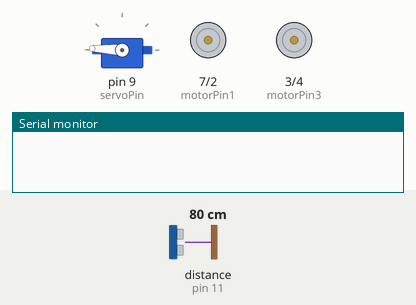
The sketch below on a simulated Teensy 3. On the bench: servo, motor-driver pin pairs drawn as motors (green arrow = first pin HIGH = forward, orange = second pin HIGH = backward, longer = more drive, scaled by the enable pin), the last lines printed to the serial monitor. Inputs (shaded band) come from the test bench; at power-on: distance to the obstacle (sensor on pin 11) 80 cm. The echo pulse lasts 58.3 µs per cm.

Above: at 1.2 s.
1.3 s: distance to the obstacle (sensor on pin 11) set to 2 cm
At 1.3 s:
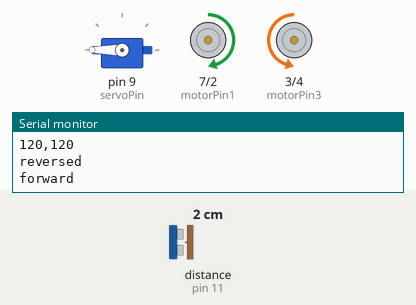
4.3 s: distance to the obstacle (sensor on pin 11) set to 60 cm
At 6.0 s:
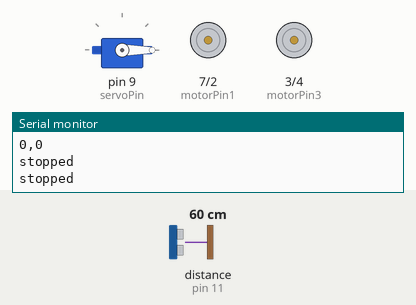
7.3 s: distance to the obstacle (sensor on pin 11) set to 4 cm
At 9.51 s:
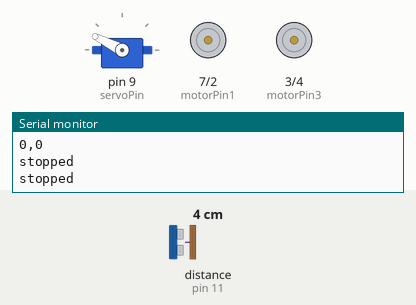
10.3 s: distance to the obstacle (sensor on pin 11) set to 183 cm
Timing chart, 0 to 14.3 s (numbered marks = the images above; inputs shaded):
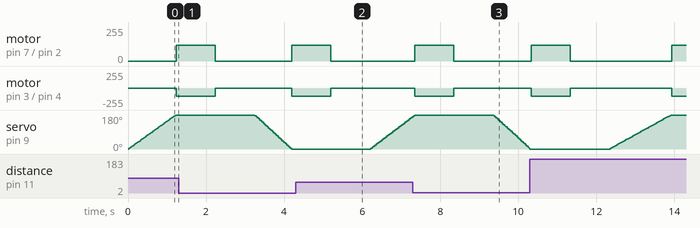

The sketch:

complete_advanced.ino
```cpp
#include "NewPing.h"
#include <Servo.h>

int doSweep();
void drive(int leftSpeed, int rightSpeed);
void checkRange(int *val);
void setMotorStates(int leftVal, int rightVal);

// The pin for the servo
int servoPin = 9;

// Servo settings
int steps = 3;		// How many degrees the servo will rotate each step
int servoPos = 0;	// The initial position of the servo

// The pins for the ultrasonic sensor
int triggerPin = 10;
int echoPin = 11;

// The pins for the DC Motors
// Pins controlling the speed of the motor via PWM
int enA = 5;
int enB = 6;

// Pins controlling the direction the motors are going
// Left motor (speed controlled by enA)
int motorPin1 = 7;
int motorPin2 = 2;
// Right motor (speed conotrlled by enB)
int motorPin3 = 3;
int motorPin4 = 4;

// Ultrasonic sensor limits (cm)
int maxDistance = 200;
int minDistance = 2;

// objects handling control over servos and our sensor.
Servo servo;
NewPing sonar(triggerPin, echoPin, maxDistance);

void setup() {
  // Attach the servo object to the pin
  servo.attach(servoPin);

  // Output debug information/distances
  Serial.begin(9600);

  // Set the pins to output our signals
  pinMode(enA, OUTPUT);
  pinMode(enB, OUTPUT);
  pinMode(motorPin1, OUTPUT);
  pinMode(motorPin2, OUTPUT);
  pinMode(motorPin3, OUTPUT);
  pinMode(motorPin4, OUTPUT);
}

void loop() {
  // check if there are no obstacles (greater than 50 cm)
  if (doSweep() > 50) {
    // move the robot
    drive(120, 120);
  }

  drive(120, 120);
  delay(1000);
  // Stop the robot
  drive(0, 0);
  delay(1000);
}

/// moves ultrasonic sensor to check for obstacles ahead
/// \returns distance of obstacle in cm (0 if none)
int doSweep() {
  int distance = 0;
  int start = 0;
  if (steps < 0)
    start = 180;

  for (int servoPos = start; servoPos <= 180 && servoPos >= 0; servoPos += steps) {
    servo.write(servoPos);

    // check if something is in front of the sensor
    int tempD = sonar.ping_cm();
    if (tempD > minDistance)
      distance = tempD;

    delay(15);
  }

  //
  steps *= -1;
  Serial.println(steps);

  // report distance
  Serial.println("cm: " + String(distance));

  return distance; // no obstacles
}

/// Sends an analog signal to the motors
/// \param leftSpeed The value to set the motor to. range: [-255,255]
/// \param rightSpeed The value to set the motors to. range: [-255,255]
void drive(int leftSpeed, int rightSpeed) {
  // Make sure the values are in range.
  checkRange(&leftSpeed);
  checkRange(&rightSpeed);

  analogWrite(enA, abs(leftSpeed));
  analogWrite(enB, abs(rightSpeed));

  setMotorStates(leftSpeed, rightSpeed);
}

/// Sets the motor states to go forward, backward, or stop
/// \param leftVal The left value you're sending to the motors
/// \param rightVal The right value you're sending to the motors
void setMotorStates(int leftVal, int rightVal) {
  // create an array of values
  // reverse one value so that both are going in the same direction
  int vals[2] = { -leftVal, rightVal };
  int motors[4] = { motorPin1, motorPin2, motorPin3, motorPin4 };

  Serial.println(String(leftVal) + "," + String(rightVal));
  for (int i = 0; i < 2; i++) {
    // Set the motors to stop
    if (vals[i] == 0) {
      digitalWrite(motors[2 * i], LOW);
      digitalWrite(motors[(2 * i) + 1], LOW);
      Serial.println("stopped");
    }
    // Set the motors to go backwards
    else if (vals[i] < 0) {
      digitalWrite(motors[2 * i], HIGH);
      digitalWrite(motors[(2 * i) + 1], LOW);
      Serial.println("reversed");
    }
    // Set motors to go forward
    else if (vals[i] > 0) {
      digitalWrite(motors[2 * i], LOW);
      digitalWrite(motors[(2 * i) + 1], HIGH);
      Serial.println("forward");
    }
  }
}

/// Makes sure the input is within the required range
/// \param val The input to check
void checkRange(int *val) {
  if (*val < -255)
    *val = -255;
  else if (*val > 255)
    *val = 255;
}
```
